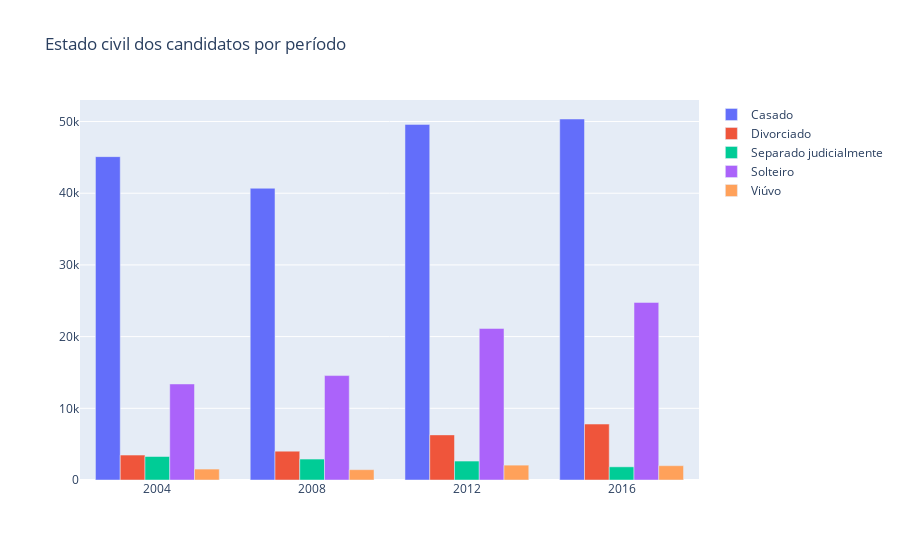

Source (notebook cell):
### Markdown cell above
Agora, direcionaremos o estudo para o estado civil dos candidatos. Ao fazer uma primeira análise nas informações de estado civil, percebi que existiam alguns dados como "não informado". Dessa vez, preferi desconsiderar esses dados na plotagem do meu gráfico, por isso precisei fazer um tratamento inicial nos dados.

### Code cell
#Tratamento dos dados
pdS_estadocivil_2004 = dados2004.descricao_estado_civil.value_counts().iloc[:-1].sort_index()
pdS_estadocivil_2008 = dados2008.descricao_estado_civil.value_counts().iloc[:-1].sort_index()
pdS_estadocivil_2012 = dados2012.descricao_estado_civil.value_counts().sort_index()
pdS_estadocivil_2016 = dados2016.ds_estado_civil.value_counts().iloc[:-1].sort_index()

#Criação de um dataframe com os dados por ano
df_estado_civil = pd.concat([pdS_estadocivil_2004, pdS_estadocivil_2008, pdS_estadocivil_2012, pdS_estadocivil_2016], axis=1)
df_estado_civil.columns = ['2004', '2008', '2012', '2016']
#df_estado_civil.head()

#Configuração dos dados
data = [go.Bar(name='Casado',
               x=df_estado_civil.columns,
               y=df_estado_civil.iloc[0,:]),
        go.Bar(name='Divorciado',
               x=df_estado_civil.columns,
               y=df_estado_civil.iloc[1,:]),
        go.Bar(name='Separado judicialmente',
               x=df_estado_civil.columns,
               y=df_estado_civil.iloc[2,:]),
        go.Bar(name='Solteiro',
               x=df_estado_civil.columns,
               y=df_estado_civil.iloc[3,:]),
        go.Bar(name='Viúvo',
               x=df_estado_civil.columns,
               y=df_estado_civil.iloc[4,:])]

#Configuração de layout
layout = go.Layout(title='Estado civil dos candidatos por período')

#Criação do objeto figure
fig = go.Figure(data=data, layout=layout)

#py.plot(fig, filename='estado_civil.html')
py.iplot(fig, show_link=True)

### Figure 1 — Plotly figure (JSON) as saved in the notebook; plotly's stock layout.template omitted (floating-point values rounded to 4 significant figures)
{"data": [{"name": "Casado", "type": "bar", "x": ["2004", "2008", "2012", "2016"], "y": [45103, 40691, 49599, 50351]}, {"name": "Divorciado", "type": "bar", "x": ["2004", "2008", "2012", "2016"], "y": [3481, 4016, 6292, 7804]}, {"name": "Separado judicialmente", "type": "bar", "x": ["2004", "2008", "2012", "2016"], "y": [3277, 2921, 2643, 1838]}, {"name": "Solteiro", "type": "bar", "x": ["2004", "2008", "2012", "2016"], "y": [13396, 14565, 21141, 24771]}, {"name": "Viúvo", "type": "bar", "x": ["2004", "2008", "2012", "2016"], "y": [1524, 1439, 2074, 1996]}], "layout": {"title": {"text": "Estado civil dos candidatos por período"}}}
